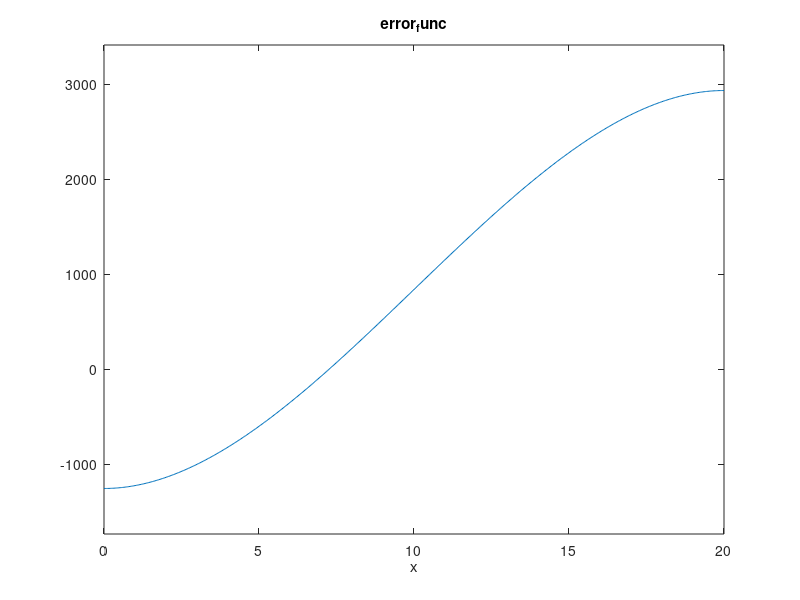

Reproduce this figure in MATLAB.
function res = duck()
    err = error_func(2)
    ezplot(@error_func, [0, 20])
    res = fzero(@error_func, [0, 20]);   % the duck floats with 0 < d < 2r
end

function res = error_func(d)
    rho = 0.3;      % density in g / cm^3
    r = 10;         % radius in cm
    mass_duck = 4/3 * pi * r.^3 * rho;
    mass_water = pi / 3  * (3*r*d.^2 - d.^3);
    res = mass_water - mass_duck;
end
